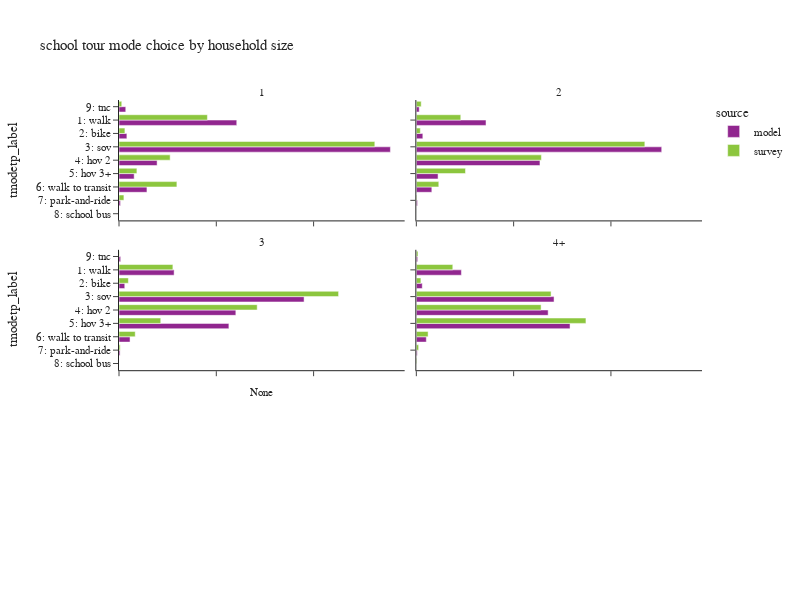

Notebook source saved alongside this figure:
### Code cell
plot_mode_choice(sc_tour,"hhsize_4+",
                 {"hhsize_4+":["1","2","3","4+"],
                  "tmodetp_label":["1: walk","2: bike","3: sov","4: hov 2","5: hov 3+","6: walk to transit",
                                   "7: park-and-ride","8: school bus","9: other–survey only"]},
                 "household size",2,600)

### Figure 1 — Plotly figure (JSON) as saved in the notebook; plotly's stock layout.template omitted (floating-point values rounded to 4 significant figures)
{"data": [{"alignmentgroup": "True", "customdata": [[28], [165765], [11093], [382060], [53634], [21352], [39340], [2120], [9499]], "hovertemplate": "source=model<br>hhsize_4+=1<br>percentage=%{x}<br>tmodetp_label=%{y}<br>sample_count=%{customdata[0]}<extra></extra>", "legendgroup": "model", "marker": {"color": "#91268F", "pattern": {"shape": ""}}, "name": "model", "offsetgroup": "model", "orientation": "h", "showlegend": true, "textposition": "auto", "type": "bar", "x": [4.088e-05, 0.242, 0.0162, 0.5578, 0.07831, 0.03118, 0.05744, 0.003095, 0.01387], "xaxis": "x5", "y": [null, "1: walk", "2: bike", "3: sov", "4: hov 2", "5: hov 3+", "6: walk to transit", "7: park-and-ride", "9: tnc"], "yaxis": "y5"}, {"alignmentgroup": "True", "customdata": [[27], [213505], [19928], [751861], [378827], [66571], [47491], [3613], [8858]], "hovertemplate": "source=model<br>hhsize_4+=2<br>percentage=%{x}<br>tmodetp_label=%{y}<br>sample_count=%{customdata[0]}<extra></extra>", "legendgroup": "model", "marker": {"color": "#91268F", "pattern": {"shape": ""}}, "name": "model", "offsetgroup": "model", "orientation": "h", "showlegend": false, "textposition": "auto", "type": "bar", "x": [1.811e-05, 0.1432, 0.01337, 0.5044, 0.2541, 0.04466, 0.03186, 0.002424, 0.005942], "xaxis": "x6", "y": [null, "1: walk", "2: bike", "3: sov", "4: hov 2", "5: hov 3+", "6: walk to transit", "7: park-and-ride", "9: tnc"], "yaxis": "y6"}, {"alignmentgroup": "True", "customdata": [[16], [106392], [11118], [357213], [225508], [212095], [21310], [2092], [3232]], "hovertemplate": "source=model<br>hhsize_4+=3<br>percentage=%{x}<br>tmodetp_label=%{y}<br>sample_count=%{customdata[0]}<extra></extra>", "legendgroup": "model", "marker": {"color": "#91268F", "pattern": {"shape": ""}}, "name": "model", "offsetgroup": "model", "orientation": "h", "showlegend": false, "textposition": "auto", "type": "bar", "x": [1.704e-05, 0.1133, 0.01184, 0.3804, 0.2402, 0.2259, 0.02269, 0.002228, 0.003442], "xaxis": "x3", "y": [null, "1: walk", "2: bike", "3: sov", "4: hov 2", "5: hov 3+", "6: walk to transit", "7: park-and-ride", "9: tnc"], "yaxis": "y3"}, {"alignmentgroup": "True", "customdata": [[47], [181021], [23785], [553103], [529399], [617329], [40138], [3665], [5332]], "hovertemplate": "source=model<br>hhsize_4+=4+<br>percentage=%{x}<br>tmodetp_label=%{y}<br>sample_count=%{customdata[0]}<extra></extra>", "legendgroup": "model", "marker": {"color": "#91268F", "pattern": {"shape": ""}}, "name": "model", "offsetgroup": "model", "orientation": "h", "showlegend": false, "textposition": "auto", "type": "bar", "x": [2.406e-05, 0.09265, 0.01217, 0.2831, 0.271, 0.316, 0.02054, 0.001876, 0.002729], "xaxis": "x4", "y": [null, "1: walk", "2: bike", "3: sov", "4: hov 2", "5: hov 3+", "6: walk to transit", "7: park-and-ride", "9: tnc"], "yaxis": "y4"}, {"alignmentgroup": "True", "customdata": [[13], [461], [71], [740], [115], [42], [233], [14], [17]], "hovertemplate": "source=survey<br>hhsize_4+=1<br>percentage=%{x}<br>tmodetp_label=%{y}<br>sample_count=%{customdata[0]}<extra></extra>", "legendgroup": "survey", "marker": {"color": "#8CC63E", "pattern": {"shape": ""}}, "name": "survey", "offsetgroup": "survey", "orientation": "h", "showlegend": true, "textposition": "auto", "type": "bar", "x": [0.003675, 0.1817, 0.01213, 0.5258, 0.1051, 0.03677, 0.119, 0.01008, 0.005662], "xaxis": "x5", "y": [null, "1: walk", "2: bike", "3: sov", "4: hov 2", "5: hov 3+", "6: walk to transit", "7: park-and-ride", "9: tnc"], "yaxis": "y5"}, {"alignmentgroup": "True", "customdata": [[16], [472], [91], [1041], [680], [163], [170], [11], [2], [16]], "hovertemplate": "source=survey<br>hhsize_4+=2<br>percentage=%{x}<br>tmodetp_label=%{y}<br>sample_count=%{customdata[0]}<extra></extra>", "legendgroup": "survey", "marker": {"color": "#8CC63E", "pattern": {"shape": ""}}, "name": "survey", "offsetgroup": "survey", "orientation": "h", "showlegend": false, "textposition": "auto", "type": "bar", "x": [0.01516, 0.09135, 0.008198, 0.4697, 0.2571, 0.1011, 0.04617, 0.001224, 5.401e-05, 0.01], "xaxis": "x6", "y": [null, "1: walk", "2: bike", "3: sov", "4: hov 2", "5: hov 3+", "6: walk to transit", "7: park-and-ride", "8: school bus", "9: tnc"], "yaxis": "y6"}, {"alignmentgroup": "True", "customdata": [[3], [127], [36], [320], [263], [137], [38], [6], [3]], "hovertemplate": "source=survey<br>hhsize_4+=3<br>percentage=%{x}<br>tmodetp_label=%{y}<br>sample_count=%{customdata[0]}<extra></extra>", "legendgroup": "survey", "marker": {"color": "#8CC63E", "pattern": {"shape": ""}}, "name": "survey", "offsetgroup": "survey", "orientation": "h", "showlegend": false, "textposition": "auto", "type": "bar", "x": [0.01236, 0.1107, 0.01923, 0.4514, 0.2841, 0.08579, 0.03335, 0.002477, 0.0006445], "xaxis": "x3", "y": [null, "1: walk", "2: bike", "3: sov", "4: hov 2", "5: hov 3+", "6: walk to transit", "7: park-and-ride", "9: tnc"], "yaxis": "y3"}, {"alignmentgroup": "True", "customdata": [[2], [139], [25], [336], [279], [527], [32], [5], [6], [4]], "hovertemplate": "source=survey<br>hhsize_4+=4+<br>percentage=%{x}<br>tmodetp_label=%{y}<br>sample_count=%{customdata[0]}<extra></extra>", "legendgroup": "survey", "marker": {"color": "#8CC63E", "pattern": {"shape": ""}}, "name": "survey", "offsetgroup": "survey", "orientation": "h", "showlegend": false, "textposition": "auto", "type": "bar", "x": [0.0002197, 0.07494, 0.009364, 0.277, 0.2565, 0.3486, 0.0242, 0.00475, 0.001122, 0.003342], "xaxis": "x4", "y": [null, "1: walk", "2: bike", "3: sov", "4: hov 2", "5: hov 3+", "6: walk to transit", "7: park-and-ride", "8: school bus", "9: tnc"], "yaxis": "y4"}], "layout": {"annotations": [{"font": {}, "showarrow": false, "text": "None", "x": 0.245, "xanchor": "center", "xref": "paper", "y": 0.2867, "yanchor": "bottom", "yref": "paper"}, {"font": {}, "showarrow": false, "text": "3", "x": 0.245, "xanchor": "center", "xref": "paper", "y": 0.6433, "yanchor": "bottom", "yref": "paper"}, {"font": {}, "showarrow": false, "text": "4+", "x": 0.755, "xanchor": "center", "xref": "paper", "y": 0.6433, "yanchor": "bottom", "yref": "paper"}, {"font": {}, "showarrow": false, "text": "1", "x": 0.245, "xanchor": "center", "xref": "paper", "y": 1.0, "yanchor": "bottom", "yref": "paper"}, {"font": {}, "showarrow": false, "text": "2", "x": 0.755, "xanchor": "center", "xref": "paper", "y": 1.0, "yanchor": "bottom", "yref": "paper"}], "barmode": "group", "height": 600, "legend": {"title": {"text": "source"}, "tracegroupgap": 0}, "title": {"text": "school tour mode choice by household size"}, "width": 800, "xaxis": {"anchor": "y", "domain": [0.0, 0.49], "tickformat": ".1%", "title": {"text": "percentage"}}, "xaxis2": {"anchor": "y2", "domain": [0.51, 1.0], "matches": "x", "tickformat": ".1%", "title": {"text": "percentage"}}, "xaxis3": {"anchor": "y3", "domain": [0.0, 0.49], "matches": "x", "showticklabels": false, "tickformat": ".1%"}, "xaxis4": {"anchor": "y4", "domain": [0.51, 1.0], "matches": "x", "showticklabels": false, "tickformat": ".1%"}, "xaxis5": {"anchor": "y5", "domain": [0.0, 0.49], "matches": "x", "showticklabels": false, "tickformat": ".1%"}, "xaxis6": {"anchor": "y6", "domain": [0.51, 1.0], "matches": "x", "showticklabels": false, "tickformat": ".1%"}, "yaxis": {"anchor": "x", "categoryarray": ["9: other–survey only", "8: school bus", "7: park-and-ride", "6: walk to transit", "5: hov 3+", "4: hov 2", "3: sov", "2: bike", "1: walk"], "categoryorder": "array", "domain": [0.0, 0.2867], "title": {"text": "tmodetp_label"}}, "yaxis2": {"anchor": "x2", "domain": [0.0, 0.2867], "matches": "y", "showticklabels": false}, "yaxis3": {"anchor": "x3", "categoryarray": ["9: other–survey only", "8: school bus", "7: park-and-ride", "6: walk to transit", "5: hov 3+", "4: hov 2", "3: sov", "2: bike", "1: walk"], "categoryorder": "array", "domain": [0.3567, 0.6433], "matches": "y", "title": {"text": "tmodetp_label"}}, "yaxis4": {"anchor": "x4", "domain": [0.3567, 0.6433], "matches": "y", "showticklabels": false}, "yaxis5": {"anchor": "x5", "categoryarray": ["9: other–survey only", "8: school bus", "7: park-and-ride", "6: walk to transit", "5: hov 3+", "4: hov 2", "3: sov", "2: bike", "1: walk"], "categoryorder": "array", "domain": [0.7133, 1.0], "matches": "y", "title": {"text": "tmodetp_label"}}, "yaxis6": {"anchor": "x6", "domain": [0.7133, 1.0], "matches": "y", "showticklabels": false}}}
